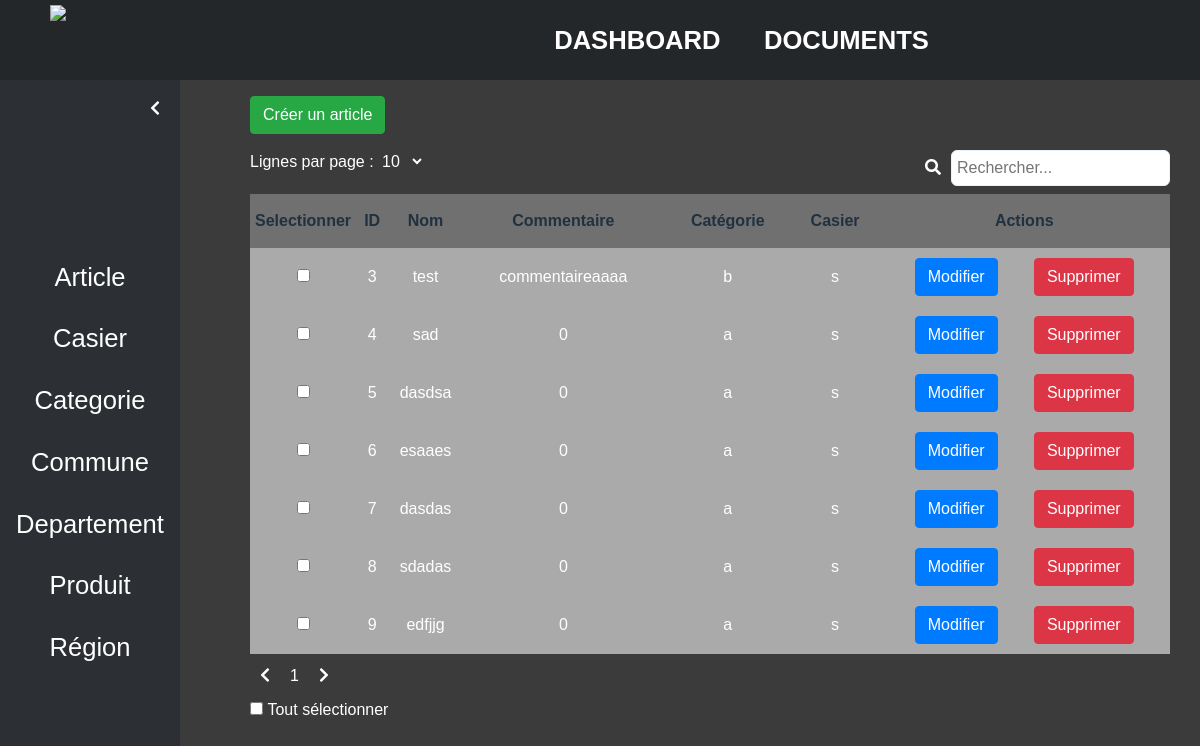
Page /tables/article/index.php on the earlier database version.
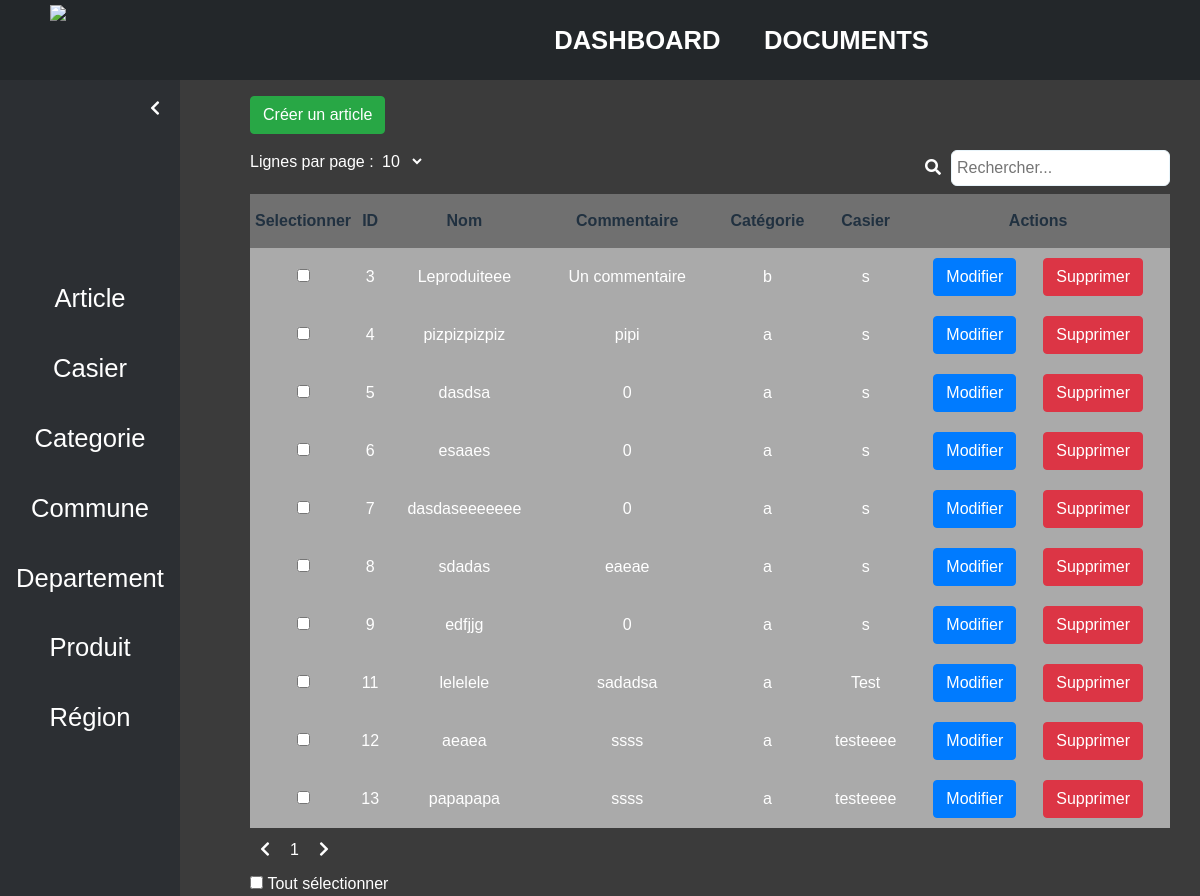
Same page on the later database version.
### tables this page shows
CREATE TABLE `article` (
  `art_ID` int(11) NOT NULL,
  `art_nom` varchar(50) NOT NULL,
  `art_commentaire` varchar(255) NOT NULL,
  `fk_cat_ID` int(11) NOT NULL,
  `fk_cas_ID` int(11) NOT NULL,
  `art_is_visible` int(1) NOT NULL DEFAULT 1
);

CREATE TABLE `categorie` (
  `cat_ID` int(11) NOT NULL,
  `cat_nom` varchar(50) NOT NULL,
  `cat_description` varchar(255) NOT NULL,
  `cat_is_visible` int(1) NOT NULL DEFAULT 1
);

CREATE TABLE `casier` (
  `cas_ID` int(11) NOT NULL,
  `cas_lib` varchar(10) NOT NULL,
  `cas_is_visible` int(1) NOT NULL DEFAULT 1
);

### lib/includes/defines.inc.php (called while the page is built, shortened)
<?php
include_once DB_CLASS_DIR.'article.class.inc.php';
$oArticle = new Article();
$isProd = true;
if(!$isProd){
    $server = "localhost";
    $username = "root";
    $password = "";
    $dbname = "glbi";
    $path = "/";
}else{
    $path = "https://arthurlecompte.com/";
}
?>

### lib/includes/db/classes/article.class.inc.php (called while the page is built, shortened)
<?php
class Article{
    public function db_get_all(){
		global $conn;
		$request = "SELECT * FROM ".DB_TABLE_ARTICLE."
					INNER JOIN ".DB_TABLE_CATEGORIE." ON ".DB_TABLE_ARTICLE.".fk_cat_ID = ".DB_TABLE_CATEGORIE.".cat_ID
					INNER JOIN ".DB_TABLE_CASIER." ON ".DB_TABLE_ARTICLE.".fk_cas_ID = ".DB_TABLE_CASIER.".cas_ID
					WHERE art_is_visible = 1 AND art_ID != 0
					ORDER BY art_ID ;";
		try{
			$sql = $conn->query($request);
			return $sql->fetchAll(PDO::FETCH_ASSOC);
		}catch(PDOException $e){
			return $this->errmessage.$e->getMessage();
		}
    }
}
?>

### tables/article/index.php (the view, shortened to what this page needs)
<?php
    require '../../lib/includes/defines.inc.php';
    require '../../lib/includes/navbar.php';
    require '../../lib/includes/sidenav.php';
    require '../../lib/includes/doctype.php';
    echo doctype("Article", $path);
    echo navbar($path);
    echo sidenav($path);
?>
<body>
<?php
        $data = $oArticle->db_get_all();
?>
<div class="main-container sidenav-open">
    <button type='button' class='my-3 btn btn-success' data-toggle='modal' data-target='#createmodal'> Créer un article </button>
    <div class="table-container" style="margin-right: 0px;">
        <table id="table">
            <thead>
                <th>Selectionner</th>
                <th style='text-align :center'>ID</th>
                <th style='text-align :center'>Nom</th>
                <th style='text-align :center'>Commentaire</th>
                <th style='text-align :center'>Catégorie</th>
                <th style='text-align :center'>Casier</th>
                <th style='text-align :center'>Actions</th>
            </thead>
            <tbody>
                <?php
                    foreach ($data as $key) {
                        $id = $key["art_ID"]; ?>
                        <tr data-value="<?php echo $id ?>">
                            <td style='width: 5%'>
                            <input type='checkbox' class='checkbox' data-index="<?php echo $id ?>" checked='false'></td>
                            <td>
                                <center><?php echo $id ?></center>
                            </td>
                            <td>
                                <center><?php echo $key["art_nom"] ?></center>
                            </td>
                            <td>
                                <center><?php echo $key["art_commentaire"] ?></center>
                            </td>
                            <td>
                                <center><?php echo $key["cat_nom"] ?></center>
                            </td>
                            <td>
                                <center><?php echo $key["cas_lib"] ?></center>
                            </td>
                            <td style='display:flex; justify-content: space-evenly;'>
                                <button type='button' class='btn btn-primary updateBtn' data-index="<?php echo $id ?>" data-toggle='modal' data-target='#updateModal'>
                                    Modifier
                                </button>
                                <button type="button" name="delete" data-index="<?php echo $id ?>" class="delete-btn btn btn-danger">
                                    Supprimer
                                </button>
                            </td>
                        </tr>
                        <?php
                    }
                ?>
            </tbody>
        </table>
        <input type="checkbox" class="select-all" id="select-all">
        <label for="select-all" class="form-check-label">Tout sélectionner</label>
  </div>
</div>
</body>
</html>

### lib/includes/doctype.php
<?php
function doctype($title, $path){
    $doctype = '<!DOCTYPE html>
    <html lang="fr" dir="ltr">
    <head>
        <title>'.$title.'</title>
        <meta name="viewport" content="width=device-width">
        <link rel="stylesheet" href="https://stackpath.bootstrapcdn.com/bootstrap/4.5.0/css/bootstrap.min.css"/>
        <link rel="stylesheet" href="https://pro.fontawesome.com/releases/v5.10.0/css/all.css"/>
        <script src="https://ajax.googleapis.com/ajax/libs/jquery/3.6.0/jquery.min.js"></script>
        <script src="https://cdn.jsdelivr.net/npm/popper.js@1.16.0/dist/umd/popper.min.js"></script>
        <script src="//cdn.jsdelivr.net/npm/sweetalert2@11"></script>
        <link rel="stylesheet" href="'.$path.'uvlight/assets/css/main.css">
        <link rel="stylesheet" href="'.$path.'uvlight/assets/css/navbar.css">
        <link rel="stylesheet" href="'.$path.'uvlight/assets/css/sidenav.css">
    </head>';
    return $doctype;
}
?>

### lib/includes/navbar.php (shortened to what this page needs)
<?php
function navbar($path){
        ?>
        <header>
            <nav>
                <div class="logo">
                    <a href=""><img src="<?php echo $path ?>uvlight/assets/img/svg/Logo_login.svg"></a>
                </div>
                <ul class="nav">
                    <div class="list-item">
                        <li class="ul-el"><a href="<?php echo $path ?>uvlight/" disable>Dashboard</a></li>
                        <li class="ul-el"><a href="<?php echo $path ?>uvlight/docs" disable>Documents</a></li>
                        <li class="ul-el"><span href="#"><i class="far fa-power-off logout"></i></span></li>
                    </div>
                </ul>
            </nav>
        </header>
    <?php
}
?>

### lib/includes/sidenav.php
<?php
function sidenav($path){
        ?>
        <div class="sidenav">
            <i class="fas fa-chevron-left"></i>
            <ul class="list">
                <li><a href="<?php echo $path ?>uvlight/tables/article/index.php">Article</a></li>
                <li><a href="<?php echo $path ?>uvlight/tables/casier/index.php">Casier</a></li>
                <li><a href="<?php echo $path ?>uvlight/tables/categorie/index.php">Categorie</a></li>
                <li><a href="<?php echo $path ?>uvlight/tables/commune/index.php">Commune</a></li>
                <li><a href="<?php echo $path ?>uvlight/tables/departement/index.php">Departement</a></li>
                <li><a href="<?php echo $path ?>uvlight/tables/produit/index.php">Produit</a></li>
                <li><a href="<?php echo $path ?>uvlight/tables/region/index.php">Région</a></li>
            </ul>
        </div>
    <?php
}
?>

Differences in the rows shown:
changed article id 3: art_nom "test" → "Leproduiteee"; art_commentaire "commentaireaaaa" → "Un commentaire"
changed article id 4: art_nom "sad" → "pizpizpizpiz"; art_commentaire "0" → "pipi"
changed article id 7: art_nom "dasdas" → "dasdaseeeeeee"
changed article "sdadas": art_commentaire "0" → "eaeae"
added article: art_ID "11", art_nom "lelelele", art_commentaire "sadadsa", fk_cat_ID.cat_nom "a", fk_cas_ID.cas_lib "Test"
added article: art_ID "12", art_nom "aeaea", art_commentaire "ssss", fk_cat_ID.cat_nom "a", fk_cas_ID.cas_lib "testeeee"
added article: art_ID "13", art_nom "papapapa", art_commentaire "ssss", fk_cat_ID.cat_nom "a", fk_cas_ID.cas_lib "testeeee"
